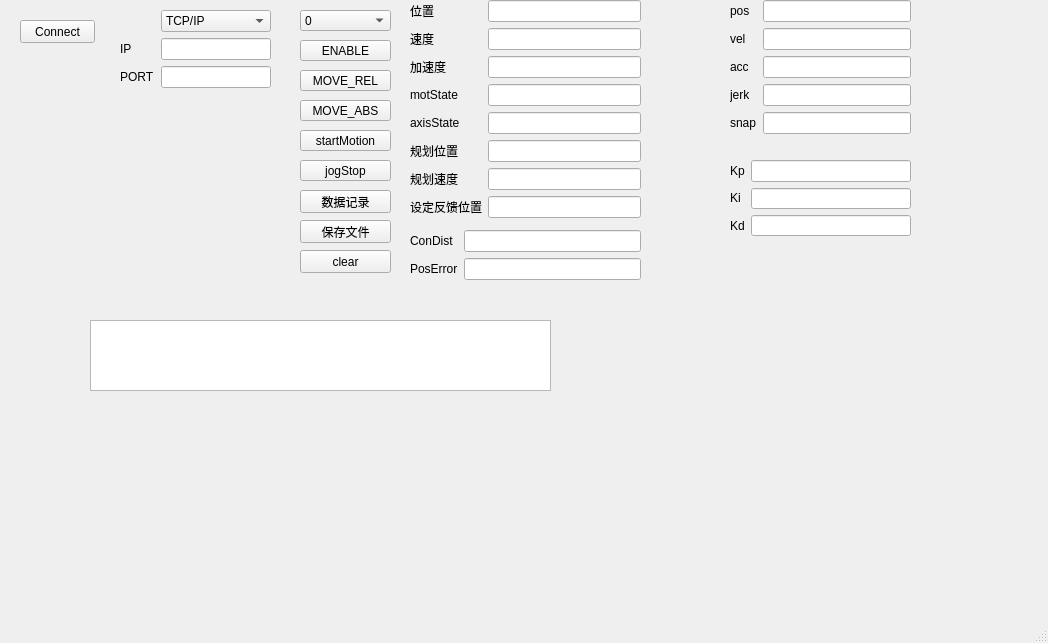
<?xml version="1.0" encoding="UTF-8"?>
<ui version="4.0">
 <class>UPMotionCon</class>
 <widget class="QMainWindow" name="UPMotionCon">
  <property name="geometry">
   <rect>
    <x>0</x>
    <y>0</y>
    <width>1048</width>
    <height>643</height>
   </rect>
  </property>
  <property name="sizePolicy">
   <sizepolicy hsizetype="Ignored" vsizetype="Ignored">
    <horstretch>0</horstretch>
    <verstretch>0</verstretch>
   </sizepolicy>
  </property>
  <property name="windowTitle">
   <string>UPMotionCon</string>
  </property>
  <widget class="QWidget" name="centralwidget">
   <widget class="QTextEdit" name="displayMessage">
    <property name="geometry">
     <rect>
      <x>90</x>
      <y>320</y>
      <width>461</width>
      <height>71</height>
     </rect>
    </property>
   </widget>
   <widget class="QPushButton" name="connectBtn">
    <property name="geometry">
     <rect>
      <x>20</x>
      <y>20</y>
      <width>75</width>
      <height>23</height>
     </rect>
    </property>
    <property name="text">
     <string>Connect</string>
    </property>
   </widget>
   <widget class="QWidget" name="formLayoutWidget">
    <property name="geometry">
     <rect>
      <x>730</x>
      <y>160</y>
      <width>181</width>
      <height>100</height>
     </rect>
    </property>
    <layout class="QFormLayout" name="formLayout">
     <item row="0" column="1">
      <layout class="QVBoxLayout" name="verticalLayout">
       <item>
        <widget class="QLineEdit" name="kpEdit"/>
       </item>
       <item>
        <widget class="QLineEdit" name="KiEdit"/>
       </item>
       <item>
        <widget class="QLineEdit" name="KdEdit"/>
       </item>
      </layout>
     </item>
     <item row="0" column="0">
      <layout class="QVBoxLayout" name="verticalLayout_2">
       <item>
        <widget class="QLabel" name="kpLabel">
         <property name="text">
          <string>Kp</string>
         </property>
        </widget>
       </item>
       <item>
        <widget class="QLabel" name="KiLabel">
         <property name="text">
          <string>Ki</string>
         </property>
        </widget>
       </item>
       <item>
        <widget class="QLabel" name="KdLabel">
         <property name="text">
          <string>Kd</string>
         </property>
        </widget>
       </item>
      </layout>
     </item>
     <item row="1" column="1">
      <widget class="QFrame" name="gridFrame">
       <layout class="QGridLayout" name="gridLayout"/>
      </widget>
     </item>
    </layout>
   </widget>
   <widget class="QComboBox" name="axisComboBox">
    <property name="geometry">
     <rect>
      <x>300</x>
      <y>10</y>
      <width>91</width>
      <height>21</height>
     </rect>
    </property>
    <item>
     <property name="text">
      <string>0</string>
     </property>
    </item>
    <item>
     <property name="text">
      <string>1</string>
     </property>
    </item>
    <item>
     <property name="text">
      <string>2</string>
     </property>
    </item>
    <item>
     <property name="text">
      <string>3</string>
     </property>
    </item>
    <item>
     <property name="text">
      <string>4</string>
     </property>
    </item>
    <item>
     <property name="text">
      <string>5</string>
     </property>
    </item>
    <item>
     <property name="text">
      <string>6</string>
     </property>
    </item>
    <item>
     <property name="text">
      <string>7</string>
     </property>
    </item>
    <item>
     <property name="text">
      <string>8</string>
     </property>
    </item>
    <item>
     <property name="text">
      <string>9</string>
     </property>
    </item>
   </widget>
   <widget class="QWidget" name="formLayoutWidget_2">
    <property name="geometry">
     <rect>
      <x>730</x>
      <y>0</y>
      <width>181</width>
      <height>151</height>
     </rect>
    </property>
    <layout class="QFormLayout" name="formLayout_2">
     <item row="0" column="0">
      <widget class="QLabel" name="posLabel">
       <property name="text">
        <string>pos</string>
       </property>
      </widget>
     </item>
     <item row="1" column="0">
      <widget class="QLabel" name="velLabel">
       <property name="text">
        <string>vel</string>
       </property>
      </widget>
     </item>
     <item row="2" column="0">
      <widget class="QLabel" name="accLabel">
       <property name="text">
        <string>acc</string>
       </property>
      </widget>
     </item>
     <item row="3" column="0">
      <widget class="QLabel" name="jerkLabel">
       <property name="text">
        <string>jerk</string>
       </property>
      </widget>
     </item>
     <item row="4" column="0">
      <widget class="QLabel" name="snapLabel">
       <property name="text">
        <string>snap</string>
       </property>
      </widget>
     </item>
     <item row="0" column="1">
      <widget class="QLineEdit" name="posEdit"/>
     </item>
     <item row="1" column="1">
      <widget class="QLineEdit" name="velEdit"/>
     </item>
     <item row="2" column="1">
      <widget class="QLineEdit" name="accEdit"/>
     </item>
     <item row="3" column="1">
      <widget class="QLineEdit" name="jerkEdit"/>
     </item>
     <item row="4" column="1">
      <widget class="QLineEdit" name="snapEdit"/>
     </item>
    </layout>
   </widget>
   <widget class="QPushButton" name="enableBtn">
    <property name="geometry">
     <rect>
      <x>300</x>
      <y>40</y>
      <width>91</width>
      <height>21</height>
     </rect>
    </property>
    <property name="text">
     <string>ENABLE</string>
    </property>
   </widget>
   <widget class="QPushButton" name="forwardBtn">
    <property name="geometry">
     <rect>
      <x>300</x>
      <y>70</y>
      <width>91</width>
      <height>21</height>
     </rect>
    </property>
    <property name="text">
     <string>MOVE_REL</string>
    </property>
   </widget>
   <widget class="QPushButton" name="moveAbs">
    <property name="geometry">
     <rect>
      <x>300</x>
      <y>100</y>
      <width>91</width>
      <height>21</height>
     </rect>
    </property>
    <property name="text">
     <string>MOVE_ABS</string>
    </property>
   </widget>
   <widget class="QPushButton" name="startMotionBtn">
    <property name="geometry">
     <rect>
      <x>300</x>
      <y>130</y>
      <width>91</width>
      <height>21</height>
     </rect>
    </property>
    <property name="text">
     <string>startMotion</string>
    </property>
   </widget>
   <widget class="QWidget" name="formLayoutWidget_4">
    <property name="geometry">
     <rect>
      <x>120</x>
      <y>10</y>
      <width>151</width>
      <height>98</height>
     </rect>
    </property>
    <layout class="QFormLayout" name="formLayout_4">
     <item row="3" column="0">
      <widget class="QLabel" name="IPLabel">
       <property name="text">
        <string>IP</string>
       </property>
      </widget>
     </item>
     <item row="3" column="1">
      <widget class="QLineEdit" name="IPText"/>
     </item>
     <item row="4" column="0">
      <widget class="QLabel" name="portlabel">
       <property name="text">
        <string>PORT</string>
       </property>
      </widget>
     </item>
     <item row="4" column="1">
      <widget class="QLineEdit" name="portText"/>
     </item>
     <item row="2" column="1">
      <widget class="QComboBox" name="connectTypeBox">
       <item>
        <property name="text">
         <string>TCP/IP</string>
        </property>
       </item>
       <item>
        <property name="text">
         <string>simulater</string>
        </property>
       </item>
      </widget>
     </item>
    </layout>
   </widget>
   <widget class="QPushButton" name="jogStopBtn">
    <property name="geometry">
     <rect>
      <x>300</x>
      <y>160</y>
      <width>91</width>
      <height>21</height>
     </rect>
    </property>
    <property name="text">
     <string>jogStop</string>
    </property>
   </widget>
   <widget class="QPushButton" name="recordBtn">
    <property name="geometry">
     <rect>
      <x>300</x>
      <y>190</y>
      <width>91</width>
      <height>23</height>
     </rect>
    </property>
    <property name="text">
     <string>数据记录</string>
    </property>
   </widget>
   <widget class="QPushButton" name="saveBtn">
    <property name="geometry">
     <rect>
      <x>300</x>
      <y>220</y>
      <width>91</width>
      <height>23</height>
     </rect>
    </property>
    <property name="text">
     <string>保存文件</string>
    </property>
   </widget>
   <widget class="QWidget" name="formLayoutWidget_5">
    <property name="geometry">
     <rect>
      <x>410</x>
      <y>230</y>
      <width>231</width>
      <height>80</height>
     </rect>
    </property>
    <layout class="QFormLayout" name="formLayout_5">
     <item row="1" column="0">
      <widget class="QLabel" name="posErrorLabel">
       <property name="text">
        <string>PosError</string>
       </property>
      </widget>
     </item>
     <item row="1" column="1">
      <widget class="QLineEdit" name="posErrorLineEdit"/>
     </item>
     <item row="0" column="0">
      <widget class="QLabel" name="conDistLabel">
       <property name="text">
        <string>ConDist</string>
       </property>
      </widget>
     </item>
     <item row="0" column="1">
      <widget class="QLineEdit" name="conDistLineEdit"/>
     </item>
    </layout>
   </widget>
   <widget class="QPushButton" name="clearBtn">
    <property name="geometry">
     <rect>
      <x>300</x>
      <y>250</y>
      <width>91</width>
      <height>23</height>
     </rect>
    </property>
    <property name="text">
     <string>clear</string>
    </property>
   </widget>
   <widget class="QWidget" name="formLayoutWidget_3">
    <property name="geometry">
     <rect>
      <x>410</x>
      <y>0</y>
      <width>231</width>
      <height>219</height>
     </rect>
    </property>
    <layout class="QFormLayout" name="formLayout_3">
     <item row="0" column="0">
      <widget class="QLabel" name="posViewLabel">
       <property name="text">
        <string>位置</string>
       </property>
      </widget>
     </item>
     <item row="0" column="1">
      <widget class="QLineEdit" name="posViewEdit"/>
     </item>
     <item row="1" column="0">
      <widget class="QLabel" name="velViewEdit_2">
       <property name="text">
        <string>速度</string>
       </property>
      </widget>
     </item>
     <item row="1" column="1">
      <widget class="QLineEdit" name="velViewEdit"/>
     </item>
     <item row="2" column="0">
      <widget class="QLabel" name="accViewEdit_2">
       <property name="text">
        <string>加速度</string>
       </property>
      </widget>
     </item>
     <item row="2" column="1">
      <widget class="QLineEdit" name="accViewEdit"/>
     </item>
     <item row="3" column="0">
      <widget class="QLabel" name="motStatelabel">
       <property name="text">
        <string>motState</string>
       </property>
      </widget>
     </item>
     <item row="3" column="1">
      <widget class="QLineEdit" name="motStateEdit"/>
     </item>
     <item row="4" column="0">
      <widget class="QLabel" name="axisStateLabel">
       <property name="text">
        <string>axisState</string>
       </property>
      </widget>
     </item>
     <item row="4" column="1">
      <widget class="QLineEdit" name="axisState"/>
     </item>
     <item row="5" column="0">
      <widget class="QLabel" name="refPosLabel">
       <property name="text">
        <string>规划位置</string>
       </property>
      </widget>
     </item>
     <item row="5" column="1">
      <widget class="QLineEdit" name="refPosEdit"/>
     </item>
     <item row="6" column="0">
      <widget class="QLabel" name="refVellabel">
       <property name="text">
        <string>规划速度</string>
       </property>
      </widget>
     </item>
     <item row="6" column="1">
      <widget class="QLineEdit" name="refVelEdit"/>
     </item>
     <item row="7" column="0">
      <widget class="QLabel" name="setFPosLabel">
       <property name="text">
        <string>设定反馈位置</string>
       </property>
      </widget>
     </item>
     <item row="7" column="1">
      <widget class="QLineEdit" name="setFPosEdit"/>
     </item>
    </layout>
   </widget>
  </widget>
  <widget class="QMenuBar" name="menubar">
   <property name="geometry">
    <rect>
     <x>0</x>
     <y>0</y>
     <width>1048</width>
     <height>23</height>
    </rect>
   </property>
  </widget>
  <widget class="QStatusBar" name="statusbar"/>
 </widget>
 <resources/>
 <connections/>
</ui>
